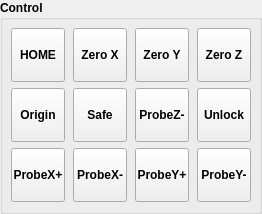
         <widget class="QGroupBox" name="grpControl">
          <property name="font">
           <font>
            <weight>75</weight>
            <bold>true</bold>
           </font>
          </property>
          <property name="title">
           <string>Control</string>
          </property>
          <property name="overrided" stdset="0">
           <bool>false</bool>
          </property>
          <layout class="QVBoxLayout" name="verticalLayout" stretch="0">
           <property name="leftMargin">
            <number>8</number>
           </property>
           <property name="topMargin">
            <number>8</number>
           </property>
           <property name="rightMargin">
            <number>8</number>
           </property>
           <property name="bottomMargin">
            <number>9</number>
           </property>
           <item>
            <layout class="QGridLayout" name="gridLayout_5">
             <property name="horizontalSpacing">
              <number>8</number>
             </property>
             <item row="0" column="1">
              <widget class="QToolButton" name="cmdHome">
               <property name="minimumSize">
                <size>
                 <width>54</width>
                 <height>54</height>
                </size>
               </property>
               <property name="text">
                <string>HOME</string>
               </property>
               <property name="icon">
                <iconset resource="images.qrc">
                 <normaloff>:/images/home.png</normaloff>:/images/home.png</iconset>
               </property>
               <property name="iconSize">
                <size>
                 <width>30</width>
                 <height>30</height>
                </size>
               </property>
               <property name="toolButtonStyle">
                <enum>Qt::ToolButtonTextUnderIcon</enum>
               </property>
              </widget>
             </item>
             <item row="4" column="1">
              <widget class="QToolButton" name="cmdXPlusTouch">
               <property name="minimumSize">
                <size>
                 <width>54</width>
                 <height>54</height>
                </size>
               </property>
               <property name="text">
                <string>ProbeX+</string>
               </property>
               <property name="icon">
                <iconset resource="images.qrc">
                 <normaloff>:/images/search_for_x_plus.png</normaloff>:/images/search_for_x_plus.png</iconset>
               </property>
               <property name="iconSize">
                <size>
                 <width>30</width>
                 <height>30</height>
                </size>
               </property>
               <property name="toolButtonStyle">
                <enum>Qt::ToolButtonTextUnderIcon</enum>
               </property>
              </widget>
             </item>
             <item row="4" column="3">
              <widget class="QToolButton" name="cmdXMinusTouch">
               <property name="minimumSize">
                <size>
                 <width>54</width>
                 <height>54</height>
                </size>
               </property>
               <property name="text">
                <string>ProbeX-</string>
               </property>
               <property name="icon">
                <iconset resource="images.qrc">
                 <normaloff>:/images/search_for_x_minus.png</normaloff>:/images/search_for_x_minus.png</iconset>
               </property>
               <property name="iconSize">
                <size>
                 <width>30</width>
                 <height>30</height>
                </size>
               </property>
               <property name="toolButtonStyle">
                <enum>Qt::ToolButtonTextUnderIcon</enum>
               </property>
              </widget>
             </item>
             <item row="4" column="5">
              <widget class="QToolButton" name="cmdYPlusTouch">
               <property name="minimumSize">
                <size>
                 <width>54</width>
                 <height>54</height>
                </size>
               </property>
               <property name="text">
                <string>ProbeY+</string>
               </property>
               <property name="icon">
                <iconset resource="images.qrc">
                 <normaloff>:/images/search_for_y_plus.png</normaloff>:/images/search_for_y_plus.png</iconset>
               </property>
               <property name="iconSize">
                <size>
                 <width>30</width>
                 <height>30</height>
                </size>
               </property>
               <property name="toolButtonStyle">
                <enum>Qt::ToolButtonTextUnderIcon</enum>
               </property>
              </widget>
             </item>
             <item row="4" column="7">
              <widget class="QToolButton" name="cmdYMinusTouch">
               <property name="minimumSize">
                <size>
                 <width>54</width>
                 <height>54</height>
                </size>
               </property>
               <property name="text">
                <string>ProbeY-</string>
               </property>
               <property name="icon">
                <iconset resource="images.qrc">
                 <normaloff>:/images/search_for_y_minus.png</normaloff>:/images/search_for_y_minus.png</iconset>
               </property>
               <property name="iconSize">
                <size>
                 <width>30</width>
                 <height>30</height>
                </size>
               </property>
               <property name="toolButtonStyle">
                <enum>Qt::ToolButtonTextUnderIcon</enum>
               </property>
              </widget>
             </item>
             <item row="0" column="5">
              <widget class="QToolButton" name="cmdZeroY">
               <property name="minimumSize">
                <size>
                 <width>54</width>
                 <height>54</height>
                </size>
               </property>
               <property name="text">
                <string>Zero Y</string>
               </property>
               <property name="icon">
                <iconset resource="images.qrc">
                 <normaloff>:/images/axis_zero.png</normaloff>:/images/axis_zero.png</iconset>
               </property>
               <property name="iconSize">
                <size>
                 <width>30</width>
                 <height>30</height>
                </size>
               </property>
               <property name="toolButtonStyle">
                <enum>Qt::ToolButtonTextUnderIcon</enum>
               </property>
              </widget>
             </item>
             <item row="2" column="1">
              <widget class="QToolButton" name="cmdRestoreOrigin">
               <property name="minimumSize">
                <size>
                 <width>54</width>
                 <height>54</height>
                </size>
               </property>
               <property name="text">
                <string>Origin</string>
               </property>
               <property name="icon">
                <iconset resource="images.qrc">
                 <normaloff>:/images/origin.png</normaloff>:/images/origin.png</iconset>
               </property>
               <property name="iconSize">
                <size>
                 <width>30</width>
                 <height>30</height>
                </size>
               </property>
               <property name="toolButtonStyle">
                <enum>Qt::ToolButtonTextUnderIcon</enum>
               </property>
              </widget>
             </item>
             <item row="2" column="3">
              <widget class="QToolButton" name="cmdSafePosition">
               <property name="minimumSize">
                <size>
                 <width>54</width>
                 <height>54</height>
                </size>
               </property>
               <property name="text">
                <string>Safe</string>
               </property>
               <property name="icon">
                <iconset resource="images.qrc">
                 <normaloff>:/images/safe_z.png</normaloff>:/images/safe_z.png</iconset>
               </property>
               <property name="iconSize">
                <size>
                 <width>30</width>
                 <height>30</height>
                </size>
               </property>
               <property name="toolButtonStyle">
                <enum>Qt::ToolButtonTextUnderIcon</enum>
               </property>
              </widget>
             </item>
             <item row="0" column="7">
              <widget class="QToolButton" name="cmdZeroZ">
               <property name="minimumSize">
                <size>
                 <width>54</width>
                 <height>54</height>
                </size>
               </property>
               <property name="text">
                <string>Zero Z</string>
               </property>
               <property name="icon">
                <iconset resource="images.qrc">
                 <normaloff>:/images/zero_z.png</normaloff>:/images/zero_z.png</iconset>
               </property>
               <property name="iconSize">
                <size>
                 <width>30</width>
                 <height>30</height>
                </size>
               </property>
               <property name="toolButtonStyle">
                <enum>Qt::ToolButtonTextUnderIcon</enum>
               </property>
              </widget>
             </item>
             <item row="2" column="7">
              <widget class="QToolButton" name="cmdUnlock">
               <property name="minimumSize">
                <size>
                 <width>54</width>
                 <height>54</height>
                </size>
               </property>
               <property name="text">
                <string>Unlock</string>
               </property>
               <property name="icon">
                <iconset resource="images.qrc">
                 <normaloff>:/images/unlock.png</normaloff>:/images/unlock.png</iconset>
               </property>
               <property name="iconSize">
                <size>
                 <width>30</width>
                 <height>30</height>
                </size>
               </property>
               <property name="toolButtonStyle">
                <enum>Qt::ToolButtonTextUnderIcon</enum>
               </property>
              </widget>
             </item>
             <item row="2" column="5">
              <widget class="QToolButton" name="cmdZMinusTouch">
               <property name="minimumSize">
                <size>
                 <width>54</width>
                 <height>54</height>
                </size>
               </property>
               <property name="text">
                <string>ProbeZ-</string>
               </property>
               <property name="icon">
                <iconset resource="images.qrc">
                 <normaloff>:/images/search_for_z_minus.png</normaloff>:/images/search_for_z_minus.png</iconset>
               </property>
               <property name="iconSize">
                <size>
                 <width>30</width>
                 <height>30</height>
                </size>
               </property>
               <property name="toolButtonStyle">
                <enum>Qt::ToolButtonTextUnderIcon</enum>
               </property>
              </widget>
             </item>
             <item row="0" column="3">
              <widget class="QToolButton" name="cmdZeroX">
               <property name="enabled">
                <bool>true</bool>
               </property>
               <property name="minimumSize">
                <size>
                 <width>54</width>
                 <height>54</height>
                </size>
               </property>
               <property name="text">
                <string>Zero X</string>
               </property>
               <property name="icon">
                <iconset resource="images.qrc">
                 <normaloff>:/images/axis_zero.png</normaloff>:/images/axis_zero.png</iconset>
               </property>
               <property name="iconSize">
                <size>
                 <width>30</width>
                 <height>30</height>
                </size>
               </property>
               <property name="toolButtonStyle">
                <enum>Qt::ToolButtonTextUnderIcon</enum>
               </property>
              </widget>
             </item>
            </layout>
           </item>
          </layout>
         </widget>
